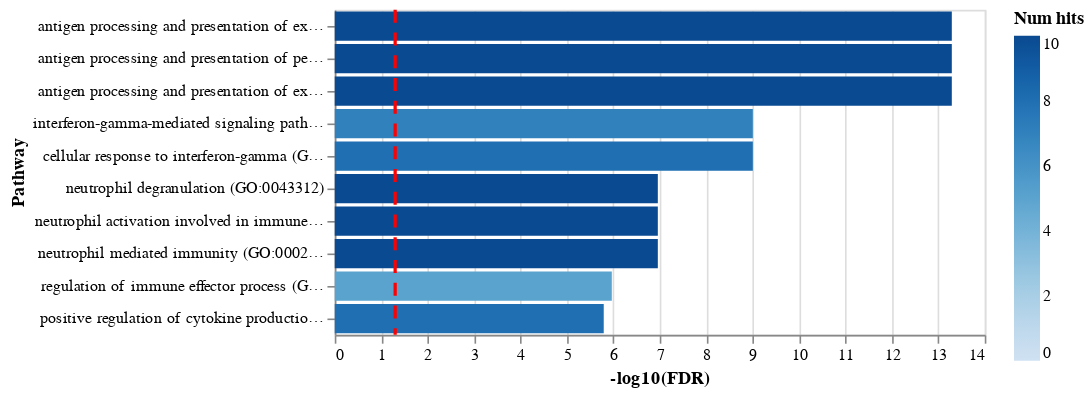

The code cell stored with this chart in its notebook:
### Code cell
enrichment_barplot(enrichr_results=df)

### Figure 1 — Vega-Lite specification as saved in the notebook (floating-point values rounded to 4 significant figures)
{"config": {"view": {"continuousWidth": 400, "continuousHeight": 300}}, "layer": [{"data": {"name": "data-ea6eca6ac3d723c178c1c1ada034205f"}, "mark": "bar", "encoding": {"color": {"field": "Num hits", "scale": {"domainMin": 0, "scheme": "blues"}, "type": "quantitative"}, "x": {"field": "-log10(FDR)", "type": "quantitative"}, "y": {"field": "Pathway", "sort": {"encoding": "x", "order": "descending"}, "type": "nominal"}}}, {"data": {"name": "empty"}, "mark": {"type": "rule", "color": "red", "strokeDash": [8, 6], "strokeWidth": 2}, "encoding": {"x": {"datum": 1.301}}}], "$schema": "https://vega.github.io/schema/vega-lite/v4.17.0.json", "datasets": {"data-ea6eca6ac3d723c178c1c1ada034205f": [{"Rank": 1, "Term name": "antigen processing and presentation of exogenous peptide antigen via MHC class II (GO:0019886)", "P-value": 1.378e-16, "Z-score": 113.0, "Combined score": 4126.0, "Overlapping genes": ["CD74", "FCER1G", "HLA-DPB1", "HLA-DRA", "IFI30", "HLA-DRB1", "CTSS", "HLA-DQA1", "HLA-DQB1", "HLA-DPA1"], "Adjusted p-value": 5.124e-14, "Old p-value": 0, "Old adjusted p-value": 0, "Num hits": 10, "-log10(FDR)": 13.29, "Pathway": "antigen processing and presentation of exogenous peptide antigen via MHC class II (GO:0019886)"}, {"Rank": 2, "Term name": "antigen processing and presentation of peptide antigen via MHC class II (GO:0002495)", "P-value": 1.701e-16, "Z-score": 110.4, "Combined score": 4010.0, "Overlapping genes": ["CD74", "FCER1G", "HLA-DPB1", "HLA-DRA", "IFI30", "HLA-DRB1", "CTSS", "HLA-DQA1", "HLA-DQB1", "HLA-DPA1"], "Adjusted p-value": 5.124e-14, "Old p-value": 0, "Old adjusted p-value": 0, "Num hits": 10, "-log10(FDR)": 13.29, "Pathway": "antigen processing and presentation of peptide antigen via MHC class II (GO:0002495)"}, {"Rank": 3, "Term name": "antigen processing and presentation of exogenous peptide antigen (GO:0002478)", "P-value": 2.311e-16, "Z-score": 106.9, "Combined score": 3848.0, "Overlapping genes": ["CD74", "FCER1G", "HLA-DPB1", "HLA-DRA", "IFI30", "HLA-DRB1", "CTSS", "HLA-DQA1", "HLA-DQB1", "HLA-DPA1"], "Adjusted p-value": 5.124e-14, "Old p-value": 0, "Old adjusted p-value": 0, "Num hits": 10, "-log10(FDR)": 13.29, "Pathway": "antigen processing and presentation of exogenous peptide antigen (GO:0002478)"}, {"Rank": 4, "Term name": "interferon-gamma-mediated signaling pathway (GO:0060333)", "P-value": 7.313e-12, "Z-score": 99.33, "Combined score": 2547.0, "Overlapping genes": ["HLA-DPB1", "HLA-DRA", "IFI30", "HLA-DRB1", "HLA-DQA1", "HLA-DQB1", "HLA-DPA1"], "Adjusted p-value": 9.885e-10, "Old p-value": 0, "Old adjusted p-value": 0, "Num hits": 7, "-log10(FDR)": 9.005, "Pathway": "interferon-gamma-mediated signaling pathway (GO:0060333)"}, {"Rank": 5, "Term name": "cellular response to interferon-gamma (GO:0071346)", "P-value": 7.432e-12, "Z-score": 63.9, "Combined score": 1637.0, "Overlapping genes": ["HLA-DPB1", "HLA-DRA", "IFI30", "AIF1", "HLA-DRB1", "HLA-DQA1", "HLA-DQB1", "HLA-DPA1"], "Adjusted p-value": 9.885e-10, "Old p-value": 0, "Old adjusted p-value": 0, "Num hits": 8, "-log10(FDR)": 9.005, "Pathway": "cellular response to interferon-gamma (GO:0071346)"}, {"Rank": 6, "Term name": "neutrophil degranulation (GO:0043312)", "P-value": 1.151e-09, "Z-score": 20.7, "Combined score": 426.1, "Overlapping genes": ["TYROBP", "FCGR2A", "FCER1G", "ITGB2", "CD14", "LYZ", "CD68", "S100A9", "CTSS", "CTSB"], "Adjusted p-value": 1.1e-07, "Old p-value": 0, "Old adjusted p-value": 0, "Num hits": 10, "-log10(FDR)": 6.959, "Pathway": "neutrophil degranulation (GO:0043312)"}, {"Rank": 7, "Term name": "neutrophil activation involved in immune response (GO:0002283)", "P-value": 1.247e-09, "Z-score": 20.52, "Combined score": 420.7, "Overlapping genes": ["TYROBP", "FCGR2A", "FCER1G", "ITGB2", "CD14", "LYZ", "CD68", "S100A9", "CTSS", "CTSB"], "Adjusted p-value": 1.1e-07, "Old p-value": 0, "Old adjusted p-value": 0, "Num hits": 10, "-log10(FDR)": 6.959, "Pathway": "neutrophil activation involved in immune response (GO:0002283)"}, {"Rank": 8, "Term name": "neutrophil mediated immunity (GO:0002446)", "P-value": 1.323e-09, "Z-score": 20.39, "Combined score": 416.8, "Overlapping genes": ["TYROBP", "FCGR2A", "FCER1G", "ITGB2", "CD14", "LYZ", "CD68", "S100A9", "CTSS", "CTSB"], "Adjusted p-value": 1.1e-07, "Old p-value": 0, "Old adjusted p-value": 0, "Num hits": 10, "-log10(FDR)": 6.959, "Pathway": "neutrophil mediated immunity (GO:0002446)"}, {"Rank": 9, "Term name": "regulation of immune effector process (GO:0002697)", "P-value": 1.459e-08, "Z-score": 83.01, "Combined score": 1498.0, "Overlapping genes": ["C1QB", "C1QA", "HLA-DRA", "HLA-DRB1", "C1QC"], "Adjusted p-value": 1.078e-06, "Old p-value": 0, "Old adjusted p-value": 0, "Num hits": 5, "-log10(FDR)": 5.967, "Pathway": "regulation of immune effector process (GO:0002697)"}, {"Rank": 10, "Term name": "positive regulation of cytokine production (GO:0001819)", "P-value": 2.42e-08, "Z-score": 21.84, "Combined score": 383.1, "Overlapping genes": ["CD74", "TYROBP", "FCER1G", "LAPTM5", "HLA-DPB1", "CD14", "AIF1", "HLA-DPA1"], "Adjusted p-value": 1.609e-06, "Old p-value": 0, "Old adjusted p-value": 0, "Num hits": 8, "-log10(FDR)": 5.793, "Pathway": "positive regulation of cytokine production (GO:0001819)"}], "empty": [{}]}}
